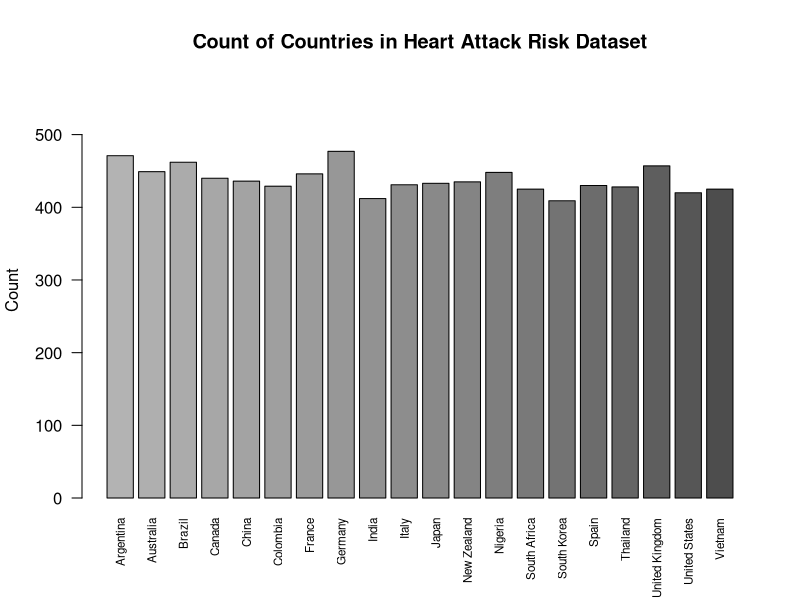
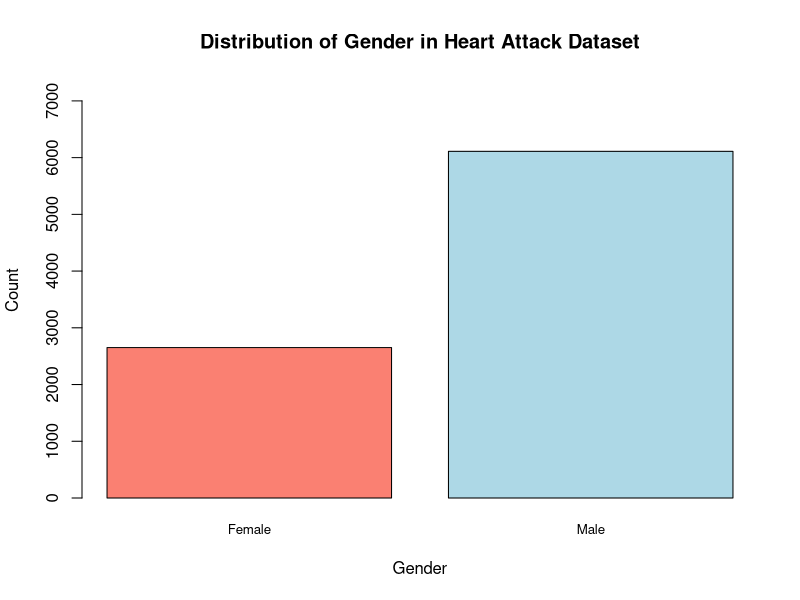
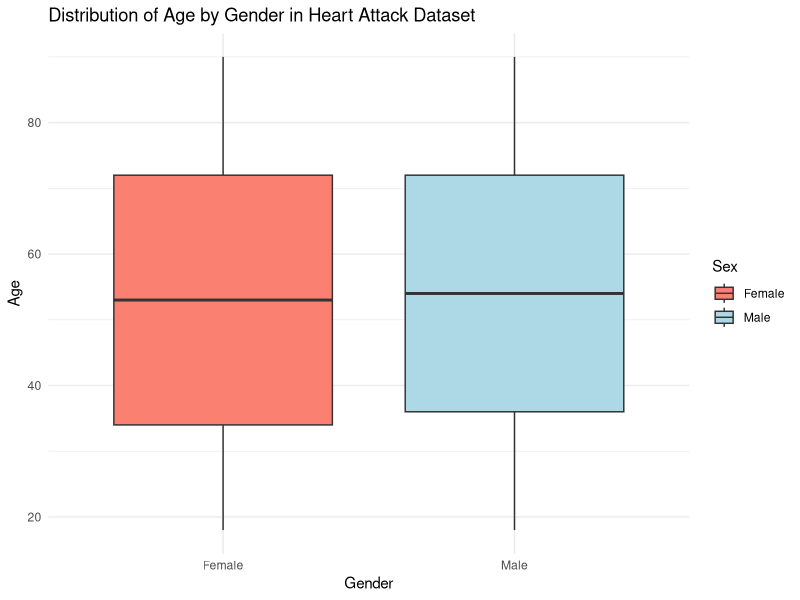
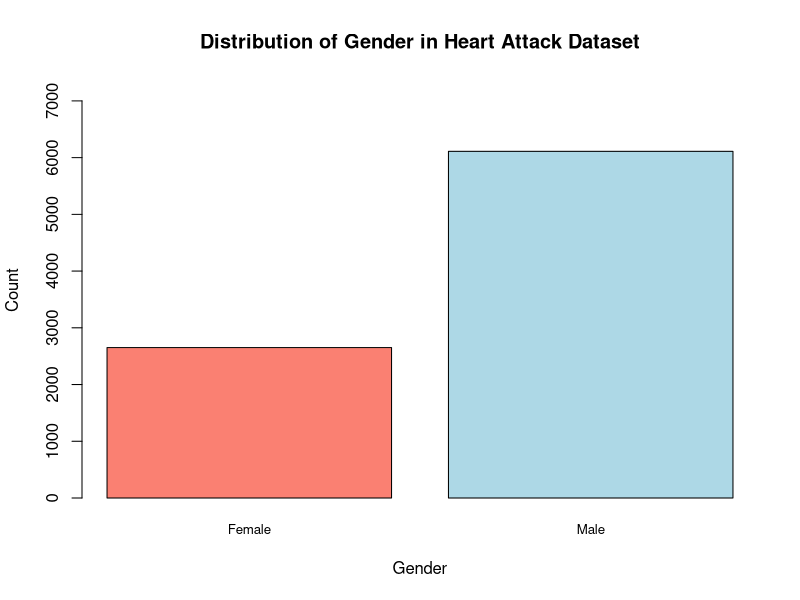
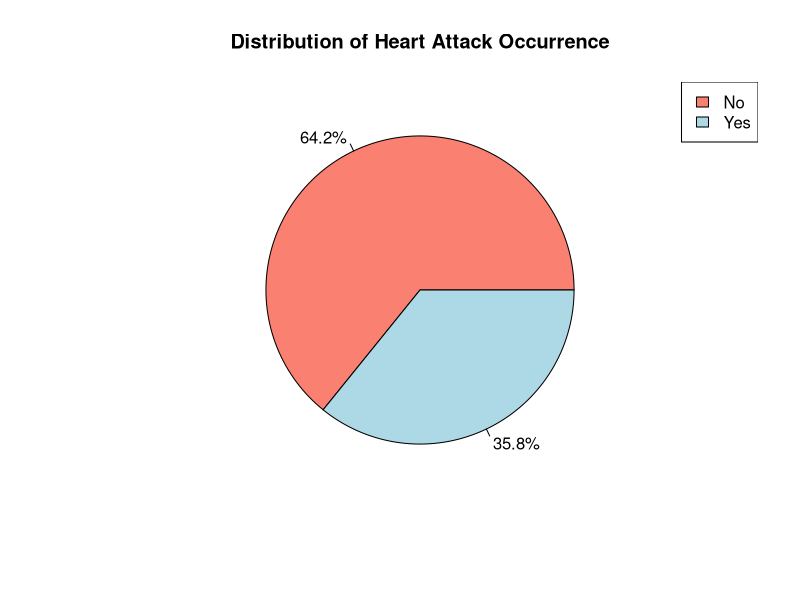
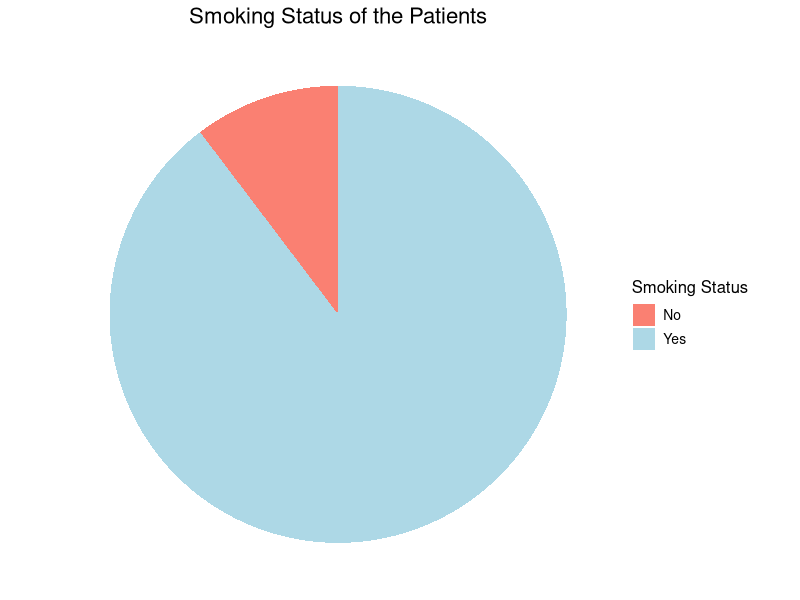
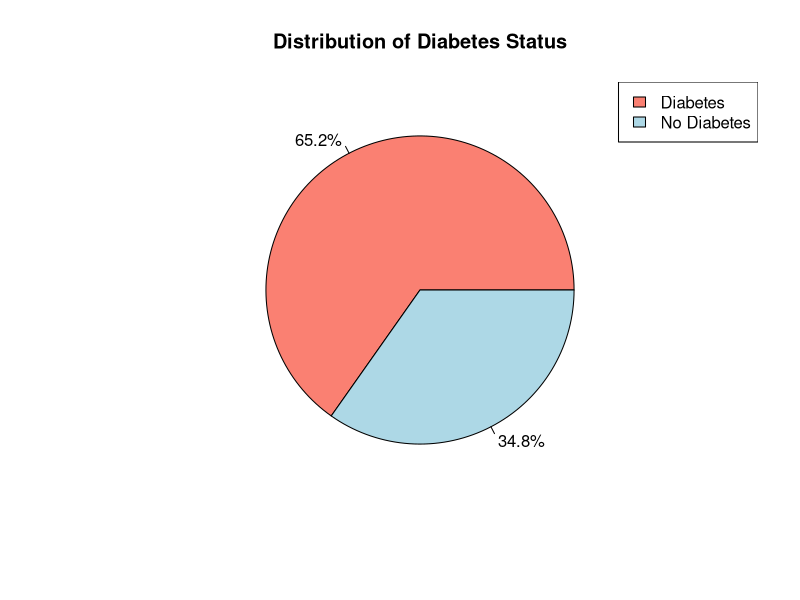
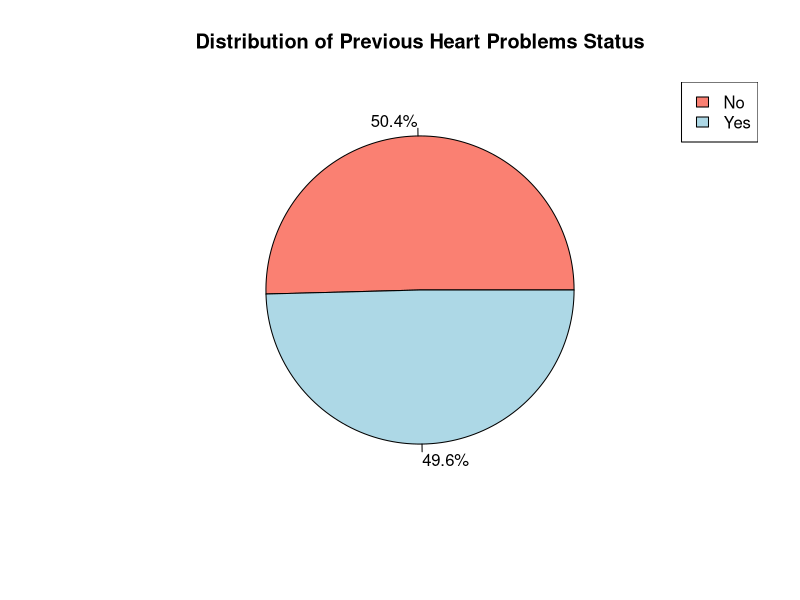

The R script that drew these images, in order: (Note: this script raises an error after producing the figures.)
## ---- chunk 1
heart <- read.csv("heart_attack_prediction_dataset.csv", header = TRUE)
head(heart)
## ---- chunk 2
## Check for missing values of the data set
sum(is.na(heart))
## ---- chunk 3
## Check the dimensions of the dataset
dim(heart)
## ---- chunk 4
## Determine the class of each variable
variable_types <- sapply(heart, class)
variable_types 
## ---- chunk 5
str(heart)
## ---- chunk 6
countries <- table(heart$Country)

## Histogram of different countries in Heart Attack Risk
barplot(countries, 
        main = "Count of Countries in Heart Attack Risk Dataset", 
        ylab = "Count",
        col = gray.colors(length(countries), start = 0.7, end = 0.3),  
        las = 2,
        cex.names = 0.7,
        ylim = c(0, max(countries) * 1.2)) 
## ---- chunk 7
## Plot of different type of gender in Heart attack
gender <- table(heart$Sex)
gender
barplot(gender, 
        main = "Distribution of Gender in Heart Attack Dataset", 
        xlab = "Gender", 
        ylab = "Count",
        col = c("salmon", "lightblue"),  
        ylim = c(0, max(gender) * 1.2),  
        names.arg = c("Female", "Male"),  
        cex.names = 0.8  
)


## ---- chunk 8
library(ggplot2)
ggplot(heart, aes(x = Sex, y = Age, fill = Sex)) +
  geom_boxplot() +
  labs(title = "Distribution of Age by Gender in Heart Attack Dataset",
       x = "Gender",
       y = "Age") +
  scale_fill_manual(values = c("salmon", "lightblue")) +  
  theme_minimal()
## ---- chunk 9
## Plot of different type of gender in Heart attack
gender <- table(heart$Sex)
gender
barplot(gender, 
        main = "Distribution of Gender in Heart Attack Dataset", 
        xlab = "Gender", 
        ylab = "Count",
        col = c("salmon", "lightblue"),  
        ylim = c(0, max(gender) * 1.2),  # Adjust y-axis limits
        names.arg = c("Female", "Male"),  # Specify gender labels
        cex.names = 0.8  # Adjust size of gender labels
)

## ---- chunk 10
## pie plot of heart attack
heart$Heart.Attack.Risk <- ifelse(heart$Heart.Attack.Risk == 1, "Yes", "No")
heart_attack <- table(heart$Heart.Attack.Risk)

percentages_heart <- prop.table(heart_attack) * 100
custom <- c("salmon", "lightblue")  

# Create a pie chart with percentages
pie(heart_attack,
    main = "Distribution of Heart Attack Occurrence",
    labels = paste0(round(percentages_heart, 1), "%"),
    col = custom
)

legend("topright", legend = names(heart_attack), fill = custom)


## ---- chunk 11
counts <- table(heart$Smoking)

data <- as.data.frame(counts)
names(data) <- c("Smoking", "Count")

data$Smoking <- factor(data$Smoking, levels = c(0, 1), labels = c("No", "Yes"))

ggplot(data, aes(x="", y=Count, fill=Smoking)) +
  geom_bar(width = 1, stat = "identity") +
  coord_polar("y", start=0) +
  labs(title="Smoking Status of the Patients",
       fill="Smoking Status") +
  theme_void() +
  theme(legend.title = element_text(size=12),
        legend.text = element_text(size=10),
        plot.title = element_text(size=16, hjust = 0.5)) +
  scale_fill_manual(values = c("salmon", "lightblue") , labels = c("No", "Yes"))

## ---- chunk 12
## pie plot of Diabetes
heart$Diabetes <- ifelse(heart$Diabetes == 1, "Diabetes", "No Diabetes")
diabetes <- table(heart$Diabetes)

percentages_diabetes <- prop.table(diabetes) * 100
color <- c("salmon", "lightblue") 

pie(diabetes,
    main = "Distribution of Diabetes Status",
    labels = paste0(round(percentages_diabetes, 1), "%"),
    col = color
)

legend("topright", legend = names(diabetes), fill = color)
## ---- chunk 13
## pie plot of Previous Heart Problems
heart$Previous.Heart.Problems <- ifelse(heart$Previous.Heart.Problems == 1, "Yes", "No")
problems <- table(heart$Previous.Heart.Problems)

percentages_problems <- prop.table(problems) * 100
col <- c("salmon", "lightblue") 

pie(problems,
    main = "Distribution of Previous Heart Problems Status",
    labels = paste0(round(percentages_problems, 1), "%"),
    col = col
)

legend("topright", legend = names(problems), fill = col)

## ---- chunk 14
# Load the library
library(dplyr)
# Create the 2x2 contingency table
contingency_table <- table(heart$Smoking, heart$Heart.Attack.Risk)

# Extract values from the contingency table
a <- contingency_table[2, 2]  # smokers with risk
b <- contingency_table[2, 1]  # smokers without risk
c <- contingency_table[1, 2]  # non-smokers with risk
d <- contingency_table[1, 1]  # non-smokers without risk

# Calculate the odds ratio
odds_ratio <- (a/b) / (c/d)

# Print the odds ratio
cat("The odds ratio for smoking and heart attack risk is:", round(odds_ratio, 2), "\n")
## ---- chunk 15
# Function to calculate odds ratio
calculate_odds_ratio <- function(variable) {
  contingency_table <- table(heart[, variable], heart$Heart.Attack.Risk)
  
  # Extract values from the contingency table
  a <- contingency_table[2, 2]  # Variable = 1 with risk
  b <- contingency_table[2, 1]  # Variable = 1 without risk
  c <- contingency_table[1, 2]  # Variable = 0 with risk
  d <- contingency_table[1, 1]  # Variable = 0 without risk
  
  # Calculate the odds ratio
  odds_ratio <- (a/b) / (c/d)
  
  return(round(odds_ratio, 2))
}

# Calculate and print the odds ratio for each variable
variables <- c("Sex", "Diabetes", "Family.History", "Obesity", "Alcohol.Consumption", "Previous.Heart.Problems")

for (var in variables) {
  odds_ratio <- calculate_odds_ratio(var)
  cat(paste("The odds ratio for", var, "and heart attack risk is:", odds_ratio, "\n"))
}
## ---- chunk 16
# Load required library
library(dplyr)

# Create a subset of the data for the Chi-Square test
subset_data <- select(heart, Diabetes, Heart.Attack.Risk)

# Create a contingency table
contingency_table <- table(subset_data)

# Perform Chi-Square Test of Independence
chisq_result <- chisq.test(contingency_table)
chisq_result


## The p-value (0.112) is greater than 0.05.
## There is insufficient evidence to conclude that there is a significant association between having diabetes and the risk of heart attack in the given dataset.

## ---- chunk 17
# Load required library
library(dplyr)

# List of categorical variable combinations
variables <- c("Sex", "Smoking", "Obesity", "Alcohol.Consumption", "Diet", 
               "Previous.Heart.Problems", "Medication.Use")

# Function to perform Chi-Square Test of Independence
perform_chi_square <- function(data, var1, var2) {
  subset_data <- select(data, var1, var2)
  contingency_table <- table(subset_data)
  chisq_result <- chisq.test(contingency_table)
  return(chisq_result)
}

# Perform Chi-Square Test of Independence for each combination
results <- lapply(variables, function(var) {
  perform_chi_square(heart, var, "Heart.Attack.Risk")
})

# Print the results
names(results) <- variables
results

## ---- chunk 18
## Model for Heart Attack Risk and Age
dem1 <- glm(Heart.Attack.Risk~Age, data=heart)
summary(dem1)
## ---- chunk 19
## Model for Heart Attack Risk and Sex

dem2 <- glm(Heart.Attack.Risk~factor(Sex), data=heart)
summary(dem2)
## ---- chunk 20
## Model for Heart Attack Risk and Income

dem3 <- glm(Heart.Attack.Risk~Income, data=heart)
summary(dem3)
## ---- chunk 21
## Model for Heart Attack Risk and Continent

dem4 <- glm(Heart.Attack.Risk~factor(Continent), data=heart)
summary(dem4)
## ---- chunk 22
## Model for Heart Attack Risk and Age, Sex Income, Continent

dem5 <- glm(Heart.Attack.Risk~Age+factor(Sex)+Income+factor(Continent), data=heart)
summary(dem5)
## ---- chunk 23
## Step AIC to find a good-fitting model by iteratively adding or removing predictors 

library(MASS)
stepAIC(dem5)
## ---- chunk 24
## Model for Heart Attack Risk and Age, Sex Income, Continent with interaction of Age and Continent

dem6 <- glm(Heart.Attack.Risk~Age+factor(Sex)+Income+factor(Continent)+Age:factor(Continent), data=heart)
summary(dem6)
## ---- chunk 25
## Model for Heart Attack Risk and Age, Sex Income, Continent with interaction of Age and Sex

dem7 <- glm(Heart.Attack.Risk~Age+factor(Sex)+Income+factor(Continent)+Age:factor(Sex), data=heart)
summary(dem7)
## ---- chunk 26
## Model for Heart Attack Risk and Age, Sex Income, Continent with interaction of Age and Income

dem8 <- glm(Heart.Attack.Risk~Age+factor(Sex)+Income+factor(Continent)+Age:Income, data=heart)
summary(dem8)
## ---- chunk 27
## Model for Heart Attack Risk and Age, Sex Income, Continent with interaction of Sex and Income

dem9 <- glm(Heart.Attack.Risk~Age+factor(Sex)+Income+factor(Continent)+factor(Sex):Income, data=heart)
summary(dem9)
## ---- chunk 28
## Model for Heart Attack Risk and Age, Sex, Income, Continent with interaction of Sex and Continent

dem10 <- glm(Heart.Attack.Risk~Age+factor(Sex)+Income+factor(Continent)+factor(Sex):factor(Continent), data=heart)
summary(dem10)
## ---- chunk 29
## Model for Heart Attack Risk and Age, Sex, Income, Continent with interaction of Income and Continent

dem11 <- glm(Heart.Attack.Risk~Age+factor(Sex)+Income+factor(Continent)+Income:factor(Continent), data=heart)
summary(dem11)
## ---- chunk 30
## Model for Heart Attack Risk and Income, Continent with interaction of Income and Continent

dem12 <- glm(Heart.Attack.Risk~Income+factor(Continent)+Income:factor(Continent), data=heart)
summary(dem12)
## ---- chunk 31
## Model for Heart Attack Risk and Smoking, Alcohol Consumption, Exercise Hours Per Week, Diet, Stress Level, Sleep Hours per day

lifestyle1 <- glm(Heart.Attack.Risk~factor(Smoking)+factor(Alcohol.Consumption)+Exercise.Hours.Per.Week+factor(Diet)+Stress.Level+Sleep.Hours.Per.Day, data=heart)
summary(lifestyle1)
## ---- chunk 32
## Step AIC to find a good-fitting model by iteratively adding or removing predictors 

stepAIC(lifestyle1)
## ---- chunk 33
## Model for Heart Attack Risk and Sleep Hours per day

lifestyle2 <- glm(Heart.Attack.Risk~Sleep.Hours.Per.Day, data=heart)
summary(lifestyle2)
## ---- chunk 34
## Model for Heart Attack Risk and Smoking, Alcohol Consumption, Exercise Hours Per Week, Diet, Stress Level, Sleep Hours per day and Interaction of Smoking and Alcohol Consumption

lifestyle3 <- glm(Heart.Attack.Risk~factor(Smoking)+factor(Alcohol.Consumption)+Exercise.Hours.Per.Week+factor(Diet)+Stress.Level+Sleep.Hours.Per.Day+factor(Smoking):factor(Alcohol.Consumption), data=heart)
summary(lifestyle3)
## ---- chunk 35
## Model for Heart Attack Risk and Smoking, Alcohol Consumption, Exercise Hours Per Week, Diet, Stress Level, Sleep Hours per day and Interaction of Smoking and Exercise Hours Per Week

lifestyle4 <- glm(Heart.Attack.Risk~factor(Smoking)+factor(Alcohol.Consumption)+Exercise.Hours.Per.Week+factor(Diet)+Stress.Level+Sleep.Hours.Per.Day+factor(Smoking):Exercise.Hours.Per.Week, data=heart)
summary(lifestyle4)
## ---- chunk 36
## Model for Heart Attack Risk and Smoking, Alcohol Consumption, Exercise Hours Per Week, Diet, Stress Level, Sleep Hours per day and Interaction of Smoking and Diet

lifestyle5 <- glm(Heart.Attack.Risk~factor(Smoking)+factor(Alcohol.Consumption)+Exercise.Hours.Per.Week+factor(Diet)+Stress.Level+Sleep.Hours.Per.Day+factor(Smoking):factor(Diet), data=heart)
summary(lifestyle5)
## ---- chunk 37
## Model for Heart Attack Risk and Smoking, Alcohol Consumption, Exercise Hours Per Week, Diet, Stress Level, Sleep Hours per day and Interaction of Smoking and Stress Level

lifestyle6 <- glm(Heart.Attack.Risk~factor(Smoking)+factor(Alcohol.Consumption)+Exercise.Hours.Per.Week+factor(Diet)+Stress.Level+Sleep.Hours.Per.Day+factor(Smoking):Stress.Level, data=heart)
summary(lifestyle6)
## ---- chunk 38
## Model for Heart Attack Risk and Smoking, Alcohol Consumption, Exercise Hours Per Week, Diet, Stress Level, Sleep Hours per day and Interaction of Smoking and Sleep Hours Per day

lifestyle7 <- glm(Heart.Attack.Risk~factor(Smoking)+factor(Alcohol.Consumption)+Exercise.Hours.Per.Week+factor(Diet)+Stress.Level+Sleep.Hours.Per.Day+factor(Smoking):Sleep.Hours.Per.Day, data=heart)
summary(lifestyle7)
## ---- chunk 39
## Model for Heart Attack Risk and Smoking, Alcohol Consumption, Exercise Hours Per Week, Diet, Stress Level, Sleep Hours per day and Interaction of Alcohol Consumption and Exercise Hours Per Week

lifestyle8 <- glm(Heart.Attack.Risk~factor(Smoking)+factor(Alcohol.Consumption)+Exercise.Hours.Per.Week+factor(Diet)+Stress.Level+Sleep.Hours.Per.Day+factor(Alcohol.Consumption):Exercise.Hours.Per.Week, data=heart)
summary(lifestyle8)
## ---- chunk 40
## Model for Heart Attack Risk and Smoking, Alcohol Consumption, Exercise Hours Per Week, Diet, Stress Level, Sleep Hours per day and Interaction of Alcohol Consumption and Diet

lifestyle8 <- glm(Heart.Attack.Risk~factor(Smoking)+factor(Alcohol.Consumption)+Exercise.Hours.Per.Week+factor(Diet)+Stress.Level+Sleep.Hours.Per.Day+factor(Alcohol.Consumption):factor(Diet), data=heart)
summary(lifestyle8)
## ---- chunk 41
## Model for Heart Attack Risk and Smoking, Alcohol Consumption, Exercise Hours Per Week, Diet, Stress Level, Sleep Hours per day and Interaction of Alcohol Consumption and Stress Level

lifestyle9 <- glm(Heart.Attack.Risk~factor(Smoking)+factor(Alcohol.Consumption)+Exercise.Hours.Per.Week+factor(Diet)+Stress.Level+Sleep.Hours.Per.Day+factor(Alcohol.Consumption):Stress.Level, data=heart)
summary(lifestyle9)
## ---- chunk 42
## Model for Heart Attack Risk and Smoking, Alcohol Consumption, Exercise Hours Per Week, Diet, Stress Level, Sleep Hours per day and Interaction of Alcohol Consumption and Sleep Hours per day

lifestyle10 <- glm(Heart.Attack.Risk~factor(Smoking)+factor(Alcohol.Consumption)+Exercise.Hours.Per.Week+factor(Diet)+Stress.Level+Sleep.Hours.Per.Day+factor(Alcohol.Consumption):Sleep.Hours.Per.Day, data=heart)
summary(lifestyle10)
## ---- chunk 43
## Model for Heart Attack Risk and Smoking, Alcohol Consumption, Exercise Hours Per Week, Diet, Stress Level, Sleep Hours per day and Interaction of ExerciseHours Per week and Diet

lifestyle11 <- glm(Heart.Attack.Risk~factor(Smoking)+factor(Alcohol.Consumption)+Exercise.Hours.Per.Week+factor(Diet)+Stress.Level+Sleep.Hours.Per.Day+Exercise.Hours.Per.Week:factor(Diet), data=heart)
summary(lifestyle11)
## ---- chunk 44
## Model for Heart Attack Risk and Smoking, Alcohol Consumption, Exercise Hours Per Week, Diet, Stress Level, Sleep Hours per day and Interaction of Exercise Hours Per week and Stress Level

lifestyle12 <- glm(Heart.Attack.Risk~factor(Smoking)+factor(Alcohol.Consumption)+Exercise.Hours.Per.Week+factor(Diet)+Stress.Level+Sleep.Hours.Per.Day+Exercise.Hours.Per.Week:Stress.Level, data=heart)
summary(lifestyle12)
## ---- chunk 45
## Model for Heart Attack Risk and Smoking, Alcohol Consumption, Exercise Hours Per Week, Diet, Stress Level, Sleep Hours per day and Interaction of ExerciseHours Per week and Sleep Hours per day

lifestyle13 <- glm(Heart.Attack.Risk~factor(Smoking)+factor(Alcohol.Consumption)+Exercise.Hours.Per.Week+factor(Diet)+Stress.Level+Sleep.Hours.Per.Day+Exercise.Hours.Per.Week:Sleep.Hours.Per.Day, data=heart)
summary(lifestyle13)
## ---- chunk 46
lifestyle14 <- glm(Heart.Attack.Risk~factor(Smoking)+factor(Alcohol.Consumption)+Exercise.Hours.Per.Week+factor(Diet)+Stress.Level+Sleep.Hours.Per.Day+factor(Diet):Stress.Level, data=heart)
summary(lifestyle14)
## ---- chunk 47
lifestyle15 <- glm(Heart.Attack.Risk~factor(Smoking)+factor(Alcohol.Consumption)+Exercise.Hours.Per.Week+factor(Diet)+Stress.Level+Sleep.Hours.Per.Day+factor(Diet):Sleep.Hours.Per.Day, data=heart)
summary(lifestyle15)
## ---- chunk 48
lifestyle16 <- glm(Heart.Attack.Risk~factor(Smoking)+factor(Alcohol.Consumption)+Exercise.Hours.Per.Week+factor(Diet)+Stress.Level+Sleep.Hours.Per.Day+Stress.Level:Sleep.Hours.Per.Day, data=heart)
summary(lifestyle16)
## ---- chunk 49
lifestyle17 <- glm(Heart.Attack.Risk~factor(Smoking)+Sleep.Hours.Per.Day+factor(Smoking):Sleep.Hours.Per.Day, data=heart)
summary(lifestyle17)
## ---- chunk 50
## Convert Blood Pressure variable to categorical variable (Systolic and Diastolic)
library(tidyr)
heart1 <- separate(heart, Blood.Pressure, into = c("Systolic", "Diastolic"), sep = "/")
head(heart1)

## ---- chunk 51
# Categorize blood pressure into High, Low, Normal
# If Systolic is higher than 140 and Diastolic is higher than 90 then Blood Pressure is High
# If Systolic is lower than 90 and Diastolic is lower than 60 then Blood Pressure is Low
# Otherwise, Blood Pressure is Normal

heart1$BP_category <- ifelse(heart1$Systolic > 140 | heart1$Diastolic > 90, "High",
                    ifelse(heart1$Systolic < 90 & heart1$Diastolic < 60, "Low", "Normal"))
## ---- chunk 52
head(heart1$BP_category,15)
## ---- chunk 53
heart1$BP1 <- ifelse(heart1$BP_category == "High", 1, 0)
heart1$BP2 <- ifelse(heart1$BP_category == "Low", 1, 0)
heart1$BP3 <- ifelse(heart1$BP_category == "Normal", 1, 0)
## ---- chunk 54
Med_cond1 <- glm(Heart.Attack.Risk~Cholesterol + BP_category + Heart.Rate + Diabetes + Family.History+Previous.Heart.Problems+Medication.Use+BMI+Triglycerides , data=heart1)
summary(Med_cond1)
## ---- chunk 55
library(MASS)
stepAIC(Med_cond1)
## ---- chunk 56
Med_cond2 <- glm(Heart.Attack.Risk~Cholesterol+BP_category+Cholesterol:BP_category, family=binomial, data=heart1)
summary(Med_cond2)
## ---- chunk 57
Med_cond3 <- glm(Heart.Attack.Risk~Cholesterol+Heart.Rate+Cholesterol:Heart.Rate, family=binomial, data=heart1)
summary(Med_cond3)
## ---- chunk 58
Med_cond4 <- glm(Heart.Attack.Risk~Cholesterol+Diabetes+Cholesterol:Diabetes, family=binomial, data=heart1)
summary(Med_cond4)
## ---- chunk 59
Med_cond5 <- glm(Heart.Attack.Risk~Cholesterol+Family.History+Cholesterol:Family.History, family=binomial, data=heart1)
summary(Med_cond5)
## ---- chunk 60
Med_cond6 <- glm(Heart.Attack.Risk~Cholesterol+Previous.Heart.Problems+Cholesterol:Previous.Heart.Problems, family=binomial, data=heart1)
summary(Med_cond6)
## ---- chunk 61
Med_cond7 <- glm(Heart.Attack.Risk~Cholesterol+Medication.Use+Cholesterol:Medication.Use, family=binomial, data=heart1)
summary(Med_cond7)
## ---- chunk 62
Med_cond8 <- glm(Heart.Attack.Risk~Cholesterol+BMI+Cholesterol:BMI, family=binomial, data=heart1)
summary(Med_cond8)
## ---- chunk 63
Med_cond9 <- glm(Heart.Attack.Risk~Cholesterol+Triglycerides+Cholesterol:Triglycerides, family=binomial, data=heart1)
summary(Med_cond9)
## ---- chunk 64
Med_cond10 <- glm(Heart.Attack.Risk~Heart.Rate+Diabetes+Heart.Rate:Diabetes, family=binomial, data=heart1)
summary(Med_cond10)
## ---- chunk 65
Med_cond11 <- glm(Heart.Attack.Risk~Heart.Rate+Previous.Heart.Problems+Heart.Rate:Previous.Heart.Problems, family=binomial, data=heart1)
summary(Med_cond11)
## ---- chunk 66
Med_cond12 <- glm(Heart.Attack.Risk~Heart.Rate+Medication.Use+Heart.Rate:Medication.Use, family=binomial, data=heart1)
summary(Med_cond12)
## ---- chunk 67
Med_cond14 <- glm(Heart.Attack.Risk~Heart.Rate+BMI+Heart.Rate:BMI, family=binomial, data=heart1)
summary(Med_cond14)
## ---- chunk 68
Med_cond15 <- glm(Heart.Attack.Risk~Heart.Rate+Triglycerides+Heart.Rate:Triglycerides, family=binomial, data=heart1)
summary(Med_cond15)
## ---- chunk 69
Med_cond16 <- glm(Heart.Attack.Risk~Diabetes+Family.History+Diabetes:Family.History, family=binomial, data=heart1)
summary(Med_cond16)
## ---- chunk 70
Med_cond17 <- glm(Heart.Attack.Risk~Diabetes+Previous.Heart.Problems+Diabetes:Previous.Heart.Problems, family=binomial, data=heart1)
summary(Med_cond17)
## ---- chunk 71
Med_cond18 <- glm(Heart.Attack.Risk~Diabetes+Medication.Use+Diabetes:Medication.Use, family=binomial, data=heart1)
summary(Med_cond18)
## ---- chunk 72
Med_cond19 <- glm(Heart.Attack.Risk~Diabetes+BMI+Diabetes:BMI, family=binomial, data=heart1)
summary(Med_cond19)
## ---- chunk 73
Med_cond20 <- glm(Heart.Attack.Risk~Diabetes+Triglycerides+Diabetes:Triglycerides, family=binomial, data=heart1)
summary(Med_cond20)
## ---- chunk 74
Med_cond21 <- glm(Heart.Attack.Risk~Family.History+Previous.Heart.Problems+Family.History:Previous.Heart.Problems, family=binomial, data=heart1)
summary(Med_cond21)
## ---- chunk 75
Med_cond22 <- glm(Heart.Attack.Risk~Family.History+Medication.Use+Family.History:Medication.Use, family=binomial, data=heart1)
summary(Med_cond22)
## ---- chunk 76
Med_cond23 <- glm(Heart.Attack.Risk~Family.History+BMI+Family.History:BMI, family=binomial, data=heart1)
summary(Med_cond23)
## ---- chunk 77
Med_cond24 <- glm(Heart.Attack.Risk~Family.History+Triglycerides+Family.History:Triglycerides, family=binomial, data=heart1)
summary(Med_cond24)
## ---- chunk 78
Med_cond25 <- glm(Heart.Attack.Risk~Previous.Heart.Problems+Medication.Use+Previous.Heart.Problems:Medication.Use, family=binomial, data=heart1)
summary(Med_cond25)
## ---- chunk 79
Med_cond26 <- glm(Heart.Attack.Risk~Previous.Heart.Problems+BMI+Previous.Heart.Problems:BMI, family=binomial, data=heart1)
summary(Med_cond26)
## ---- chunk 80
Med_cond27 <- glm(Heart.Attack.Risk~Previous.Heart.Problems+Triglycerides+Previous.Heart.Problems:Triglycerides, family=binomial, data=heart1)
summary(Med_cond27)
## ---- chunk 81
Med_cond28 <- glm(Heart.Attack.Risk~Medication.Use+BMI+Medication.Use:BMI, family=binomial, data=heart1)
summary(Med_cond28)
## ---- chunk 82
Med_cond29 <- glm(Heart.Attack.Risk~Medication.Use+Triglycerides+Medication.Use:Triglycerides, family=binomial, data=heart1)
summary(Med_cond29)
## ---- chunk 83
Med_cond30 <- glm(Heart.Attack.Risk~BMI+Triglycerides+BMI:Triglycerides, family=binomial, data=heart1)
summary(Med_cond30)
## ---- chunk 84
Med_cond31 <- glm(Heart.Attack.Risk~BP_category+Heart.Rate+BP_category:Heart.Rate, family=binomial, data=heart1)
summary(Med_cond31)
## ---- chunk 85
Med_cond32 <- glm(Heart.Attack.Risk~BP_category+Diabetes+BP_category:Diabetes, family=binomial, data=heart1)
summary(Med_cond32)
## ---- chunk 86
Med_cond33 <- glm(Heart.Attack.Risk~BP_category+Family.History+BP_category:Family.History, family=binomial, data=heart1)
summary(Med_cond33)
## ---- chunk 87
Med_cond34 <- glm(Heart.Attack.Risk~BP_category+Previous.Heart.Problems+BP_category:Previous.Heart.Problems, family=binomial, data=heart1)
summary(Med_cond34)
## ---- chunk 88
Med_cond35 <- glm(Heart.Attack.Risk~BP_category+Medication.Use+BP_category:Medication.Use, family=binomial, data=heart1)
summary(Med_cond35)
## ---- chunk 89
Med_cond37 <- glm(Heart.Attack.Risk~BP_category+Triglycerides+BP_category:Triglycerides, family=binomial, data=heart1)
summary(Med_cond37)
## ---- chunk 90
## Best Model according to our analysis of the dataset

simple_model<- glm(Heart.Attack.Risk~BMI   + Cholesterol+ BMI: Cholesterol, family = binomial, data = heart1)
summary(simple_model)
## ---- chunk 91
## Model based on the significant variables in the Literature Review

saturated_model<- glm(Heart.Attack.Risk~Smoking+Alcohol.Consumption+Diet+Previous.Heart.Problems+Age+Sex+BP_category+Income, family=binomial, data=heart1)
summary(saturated_model)
## ---- chunk 92
## LRT for the 2 models
## The LRT compares the likelihoods of the two models and provides a p-value. If the p-value is low (< 0.05), it suggests that the saturated model provides a significantly better fit to the data compared to the simpler model.

library(lmtest)
lrtest(simple_model,saturated_model)
## ---- chunk 93
## Anova test to compare 2 models
## The ANOVA test provides a similar comparison, showing whether the reduction in deviance (a measure of model fit) from the saturated model to the simpler model is statistically significant.

library(car)
anova(simple_model,saturated_model, test="Chisq")

## ---- chunk 94
# Create ROC curve for BMI
roc_bmi <- roc(heart1$Heart.Attack.Risk, heart1$BMI)
auc_bmi <- auc(roc_bmi)
plot.roc(roc_bmi, main = "ROC Curve for BMI", col = "blue", legacy.axes = TRUE)
legend("bottomright", legend = paste("AUC =", round(auc_bmi, 2)), bty = "n")

# Create ROC curve for Cholesterol
roc_cholesterol <- roc(heart1$Heart.Attack.Risk, heart1$Cholesterol)
auc_cholesterol <- auc(roc_cholesterol)
plot.roc(roc_cholesterol, main = "ROC Curve for Cholesterol", col = "red", legacy.axes = TRUE)
legend("bottomright", legend = paste("AUC =", round(auc_cholesterol, 2)), bty = "n")
